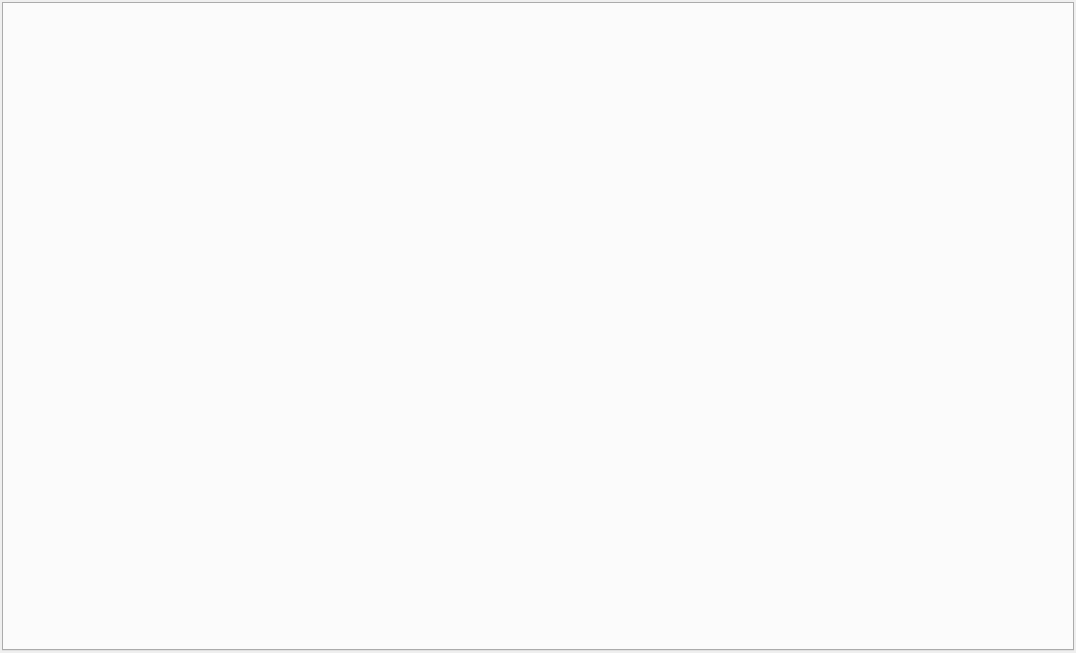
<?xml version="1.0" encoding="UTF-8"?>
<ui version="4.0">
 <class>GeneratorManager</class>
 <widget class="QWidget" name="GeneratorManager">
  <property name="geometry">
   <rect>
    <x>0</x>
    <y>0</y>
    <width>1076</width>
    <height>653</height>
   </rect>
  </property>
  <property name="windowTitle">
   <string>Generators</string>
  </property>
  <property name="windowIcon">
   <iconset resource="../resources.qrc">
    <normaloff>:/icons/media/generator.png</normaloff>:/icons/media/generator.png</iconset>
  </property>
  <layout class="QHBoxLayout" name="horizontalLayout">
   <property name="leftMargin">
    <number>2</number>
   </property>
   <property name="topMargin">
    <number>2</number>
   </property>
   <property name="rightMargin">
    <number>2</number>
   </property>
   <property name="bottomMargin">
    <number>2</number>
   </property>
   <item>
    <widget class="QTabWidget" name="tabWidget_generators">
     <property name="currentIndex">
      <number>-1</number>
     </property>
     <property name="movable">
      <bool>true</bool>
     </property>
    </widget>
   </item>
  </layout>
 </widget>
 <resources>
  <include location="../resources.qrc"/>
 </resources>
 <connections/>
</ui>
